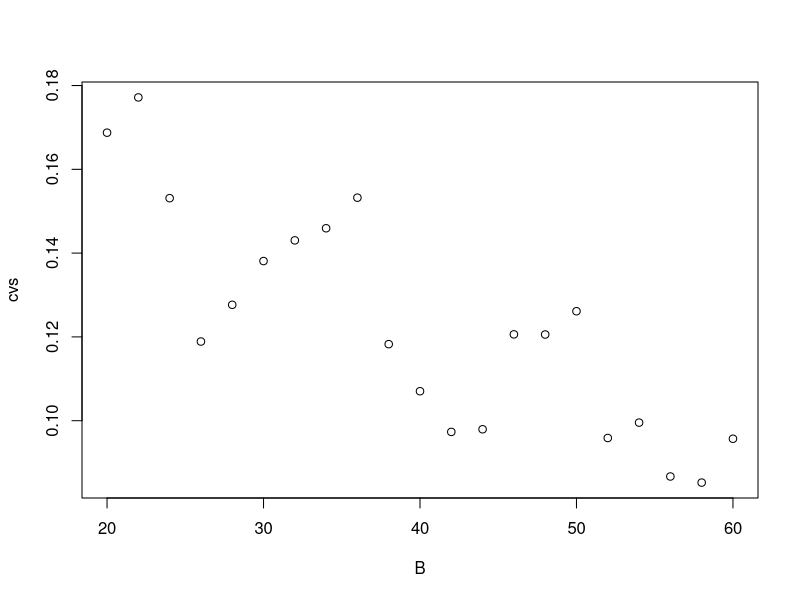

The R script that drew this image:
## ---- chunk 1

# Calculo de boostrap
calc_boostrap <-function(muestra_base, B) {
  
  # arreglo de estimador
  estimador=rep(0,B)
  
  # longitud de la muestra
  len <- length(muestra_base)
  
  for (i in 1:B) {
    muestra <- sample(muestra_base,len,replace=T)
    estimador[i] <-  quantile(muestra,0.80)-quantile(muestra,0.20)
  }
  
  estboot <- mean(estimador)
  eeboot <- sd(estimador)
  
  return( list(estimador=estboot , eestandar=eeboot))
}

## ---- chunk 2

# Repeticiones de muestras boostrap
nro_muestras_bootstrap <- function(datos,B,r){
  
  ee=rep(0,r)
  
  for (i in 1:r)
    ee[i] = calc_boostrap(datos,B)$eestandar

  cv=sd(ee)/abs(mean(ee))  # Coeficiente de variabilidad
  
  print(cv)
  
  return(cv)
}


## ---- chunk 3

datos=rnorm(350,80,1.5)
nro_rep = 50 # repeticiones
#B = c(30,35,40,45,50,55,60)
B = seq(20,60,2)
cvs = rep(0,length(B)) 

for ( i in 1:length(B))
  cvs[i] = nro_muestras_bootstrap(datos,B[i],nro_rep)



## ---- chunk 4
plot(B,cvs)
## ---- chunk 5
# Estimador bootstrap para RB
bootstrap_rb <- function(datos,B) {

  n=dim(datos)[1]
  estimac=rep(0,B)
  
  for (i in 1:B){
    indices=sample(1:n,n,T)
    estimac[i]=estimador_rb(datos,indices)
    
  }
  
  estboot=mean(estimac)
  eeboot=sd(estimac)

  #hist(estimac)
  
  #return(list(estimador=estboot,eestandar=eeboot,estimac = estimac))

  return(list(estimador=estboot,eestandar=eeboot))

}


# Calculo de estimados de rb
estimador_rb = function(datos,indice) {
 
  mean_y = mean(datos[indice,1])   # Y siempre va a estar en la columna 1
  mean_x = mean(datos[indice,2])   # X siempre va a estar en la columna 2
  
  estimador = (mean_x*mean_x-1)/(mean_y*mean_y+2) 
  
  return(estimador)

}

## ---- chunk 6

B = 100                    # Numero de muestras bootstrap
x = c(7.85, 8.20, 7.90, 7.50, 7.90, 6.65, 7.80, 8.40, 7.70, 7.80, 7.60, 7.60, 8.20, 8.10, 8.10) 
y = c(8.00, 7.25, 7.60, 8.35, 8.00, 6.70, 7.10, 7.80, 7.70, 7.20, 6.40, 6.30, 8.40, 7.90, 7.30)

datos = cbind(y,x)

bootstrap_rb(datos,B)



